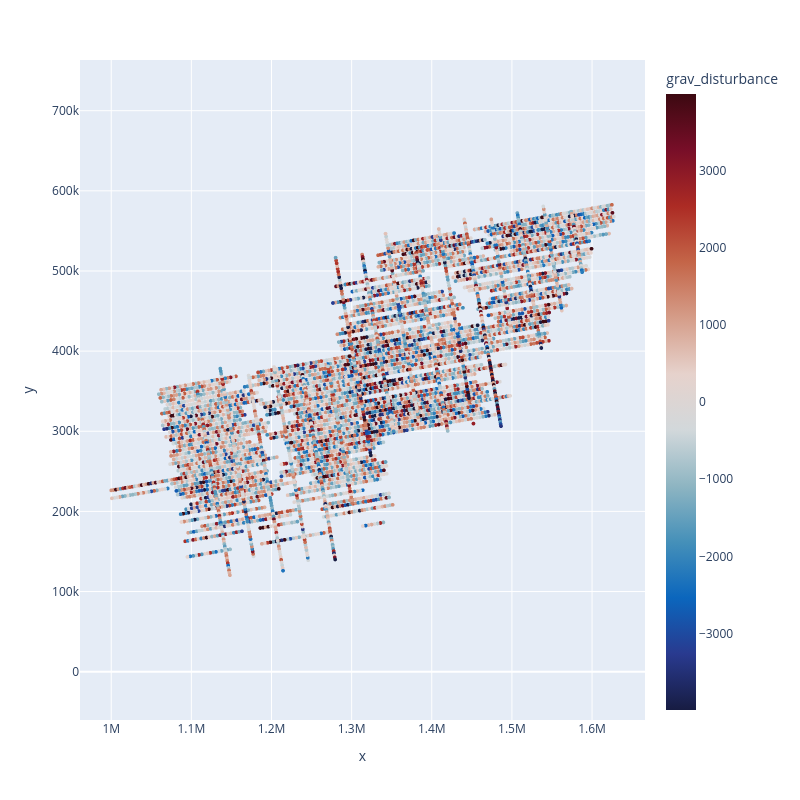

The code cell stored with this chart in its notebook:
### Code cell
airbornegeo.plotly_points(
    data_df[::50],
    color_col="grav_disturbance",
    edge_width=0,
)

### Figure 1 — Plotly figure (JSON) as saved in the notebook; plotly's stock layout.template omitted (floating-point values rounded to 4 significant figures; data arrays with more than 128 entries replaced by an {"elided": "..."} marker saying what was removed)
{"data": [{"hovertemplate": "x=%{x}<br>y=%{y}<br>grav_disturbance=%{marker.color}<extra></extra>", "legendgroup": "", "marker": {"color": {"elided": "6680 float values"}, "coloraxis": "coloraxis", "line": {"color": "black", "width": 0}, "size": 4, "symbol": "circle"}, "mode": "markers", "name": "", "showlegend": false, "type": "scattergl", "x": {"elided": "6680 float values"}, "xaxis": "x", "y": {"elided": "6680 float values"}, "yaxis": "y"}], "layout": {"autosize": false, "coloraxis": {"cmax": 3991.0, "cmid": 0, "cmin": -3991.0, "colorbar": {"title": {"text": "grav_disturbance"}}, "colorscale": [[0, "rgb(23, 28, 66)"], [0.09091, "rgb(41, 58, 143)"], [0.1818, "rgb(11, 102, 189)"], [0.2727, "rgb(69, 144, 185)"], [0.3636, "rgb(142, 181, 194)"], [0.4545, "rgb(210, 216, 219)"], [0.5455, "rgb(230, 210, 204)"], [0.6364, "rgb(213, 157, 137)"], [0.7273, "rgb(196, 101, 72)"], [0.8182, "rgb(172, 43, 36)"], [0.9091, "rgb(120, 14, 40)"], [1, "rgb(60, 9, 17)"]]}, "height": 800, "legend": {"tracegroupgap": 0}, "margin": {"t": 60}, "width": 800, "xaxis": {"anchor": "y", "domain": [0, 1], "title": {"text": "x"}}, "yaxis": {"anchor": "x", "domain": [0, 1], "scaleanchor": "x", "scaleratio": 1, "title": {"text": "y"}}}}
